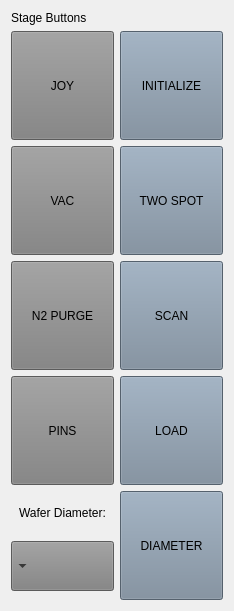
     <widget class="QWidget" name="gridLayoutWidget_7">
      <property name="geometry">
       <rect>
        <x>1470</x>
        <y>30</y>
        <width>234</width>
        <height>611</height>
       </rect>
      </property>
      <layout class="QGridLayout" name="gridLayout_8">
       <item row="3" column="0">
        <widget class="QPushButton" name="vac_button">
         <property name="sizePolicy">
          <sizepolicy hsizetype="Minimum" vsizetype="MinimumExpanding">
           <horstretch>0</horstretch>
           <verstretch>0</verstretch>
          </sizepolicy>
         </property>
         <property name="styleSheet">
          <string notr="true">QPushButton {
background-color: gray;
font: 18pt &quot;Ubuntu Bold&quot;;
}</string>
         </property>
         <property name="text">
          <string>VAC</string>
         </property>
         <property name="checkable">
          <bool>true</bool>
         </property>
        </widget>
       </item>
       <item row="3" column="1">
        <widget class="QPushButton" name="twospot_button">
         <property name="sizePolicy">
          <sizepolicy hsizetype="Minimum" vsizetype="MinimumExpanding">
           <horstretch>0</horstretch>
           <verstretch>0</verstretch>
          </sizepolicy>
         </property>
         <property name="styleSheet">
          <string notr="true">QPushButton {
background-color: rgb(119, 136, 153);
font: 14pt &quot;Ubuntu Bold&quot;;
}</string>
         </property>
         <property name="text">
          <string>TWO SPOT</string>
         </property>
        </widget>
       </item>
       <item row="2" column="1">
        <widget class="QPushButton" name="init_button">
         <property name="sizePolicy">
          <sizepolicy hsizetype="Minimum" vsizetype="MinimumExpanding">
           <horstretch>0</horstretch>
           <verstretch>0</verstretch>
          </sizepolicy>
         </property>
         <property name="styleSheet">
          <string notr="true">QPushButton {
background-color: rgb(119, 136, 153);
font: 14pt &quot;Ubuntu Bold&quot;;
}</string>
         </property>
         <property name="text">
          <string>INITIALIZE</string>
         </property>
        </widget>
       </item>
       <item row="2" column="0">
        <widget class="QPushButton" name="Joystick_button">
         <property name="sizePolicy">
          <sizepolicy hsizetype="Minimum" vsizetype="MinimumExpanding">
           <horstretch>0</horstretch>
           <verstretch>0</verstretch>
          </sizepolicy>
         </property>
         <property name="styleSheet">
          <string notr="true">QPushButton {
background-color: gray;
font: 18pt &quot;Ubuntu Bold&quot;;
}</string>
         </property>
         <property name="text">
          <string>JOY</string>
         </property>
         <property name="checkable">
          <bool>true</bool>
         </property>
        </widget>
       </item>
       <item row="7" column="0">
        <layout class="QVBoxLayout" name="verticalLayout_22">
         <item>
          <widget class="QLabel" name="label_55">
           <property name="sizePolicy">
            <sizepolicy hsizetype="Preferred" vsizetype="Maximum">
             <horstretch>0</horstretch>
             <verstretch>0</verstretch>
            </sizepolicy>
           </property>
           <property name="maximumSize">
            <size>
             <width>16777215</width>
             <height>30</height>
            </size>
           </property>
           <property name="styleSheet">
            <string notr="true">QLabel {
font: 8pt &quot;Ubuntu Bold&quot;;
}</string>
           </property>
           <property name="text">
            <string>Wafer Diameter:</string>
           </property>
           <property name="alignment">
            <set>Qt::AlignCenter</set>
           </property>
          </widget>
         </item>
         <item>
          <widget class="QComboBox" name="wafer_diameter">
           <property name="sizePolicy">
            <sizepolicy hsizetype="Preferred" vsizetype="Maximum">
             <horstretch>0</horstretch>
             <verstretch>0</verstretch>
            </sizepolicy>
           </property>
           <property name="maximumSize">
            <size>
             <width>200</width>
             <height>50</height>
            </size>
           </property>
           <property name="layoutDirection">
            <enum>Qt::RightToLeft</enum>
           </property>
           <property name="styleSheet">
            <string notr="true">QComboBox {
background-color: gray;
font: 16pt &quot;Ubuntu Bold&quot;;
}</string>
           </property>
          </widget>
         </item>
        </layout>
       </item>
       <item row="0" column="0">
        <widget class="QLabel" name="label_54">
         <property name="text">
          <string>Stage Buttons</string>
         </property>
        </widget>
       </item>
       <item row="4" column="1">
        <widget class="QPushButton" name="scan_button">
         <property name="sizePolicy">
          <sizepolicy hsizetype="Minimum" vsizetype="MinimumExpanding">
           <horstretch>0</horstretch>
           <verstretch>0</verstretch>
          </sizepolicy>
         </property>
         <property name="styleSheet">
          <string notr="true">QPushButton {
background-color: rgb(119, 136, 153);
font: 18pt &quot;Ubuntu Bold&quot;;
}</string>
         </property>
         <property name="text">
          <string>SCAN</string>
         </property>
        </widget>
       </item>
       <item row="7" column="1">
        <widget class="QPushButton" name="diameter_button">
         <property name="sizePolicy">
          <sizepolicy hsizetype="Minimum" vsizetype="MinimumExpanding">
           <horstretch>0</horstretch>
           <verstretch>0</verstretch>
          </sizepolicy>
         </property>
         <property name="styleSheet">
          <string notr="true">QPushButton {
background-color: rgb(119, 136, 153);
font: 14pt &quot;Ubuntu Bold&quot;;
}</string>
         </property>
         <property name="text">
          <string>DIAMETER</string>
         </property>
        </widget>
       </item>
       <item row="5" column="1">
        <widget class="QPushButton" name="Home_button">
         <property name="sizePolicy">
          <sizepolicy hsizetype="Minimum" vsizetype="MinimumExpanding">
           <horstretch>0</horstretch>
           <verstretch>0</verstretch>
          </sizepolicy>
         </property>
         <property name="styleSheet">
          <string notr="true">QPushButton {
background-color: rgb(119, 136, 153);
font: 18pt &quot;Ubuntu Bold&quot;;
}</string>
         </property>
         <property name="text">
          <string>LOAD</string>
         </property>
        </widget>
       </item>
       <item row="5" column="0">
        <widget class="QPushButton" name="Stagepins_button">
         <property name="sizePolicy">
          <sizepolicy hsizetype="Minimum" vsizetype="MinimumExpanding">
           <horstretch>0</horstretch>
           <verstretch>0</verstretch>
          </sizepolicy>
         </property>
         <property name="styleSheet">
          <string notr="true">QPushButton {background-color: gray;
font: 18pt &quot;Ubuntu Bold&quot;;
}</string>
         </property>
         <property name="text">
          <string>PINS</string>
         </property>
         <property name="checkable">
          <bool>true</bool>
         </property>
         <property name="checked">
          <bool>false</bool>
         </property>
        </widget>
       </item>
       <item row="4" column="0">
        <widget class="QPushButton" name="n2_purge_button">
         <property name="sizePolicy">
          <sizepolicy hsizetype="Minimum" vsizetype="MinimumExpanding">
           <horstretch>0</horstretch>
           <verstretch>0</verstretch>
          </sizepolicy>
         </property>
         <property name="styleSheet">
          <string notr="true">QPushButton {
background-color: gray;
font: 14pt &quot;Ubuntu Bold&quot;;
}</string>
         </property>
         <property name="text">
          <string>N2 PURGE</string>
         </property>
         <property name="checkable">
          <bool>true</bool>
         </property>
        </widget>
       </item>
      </layout>
     </widget>
